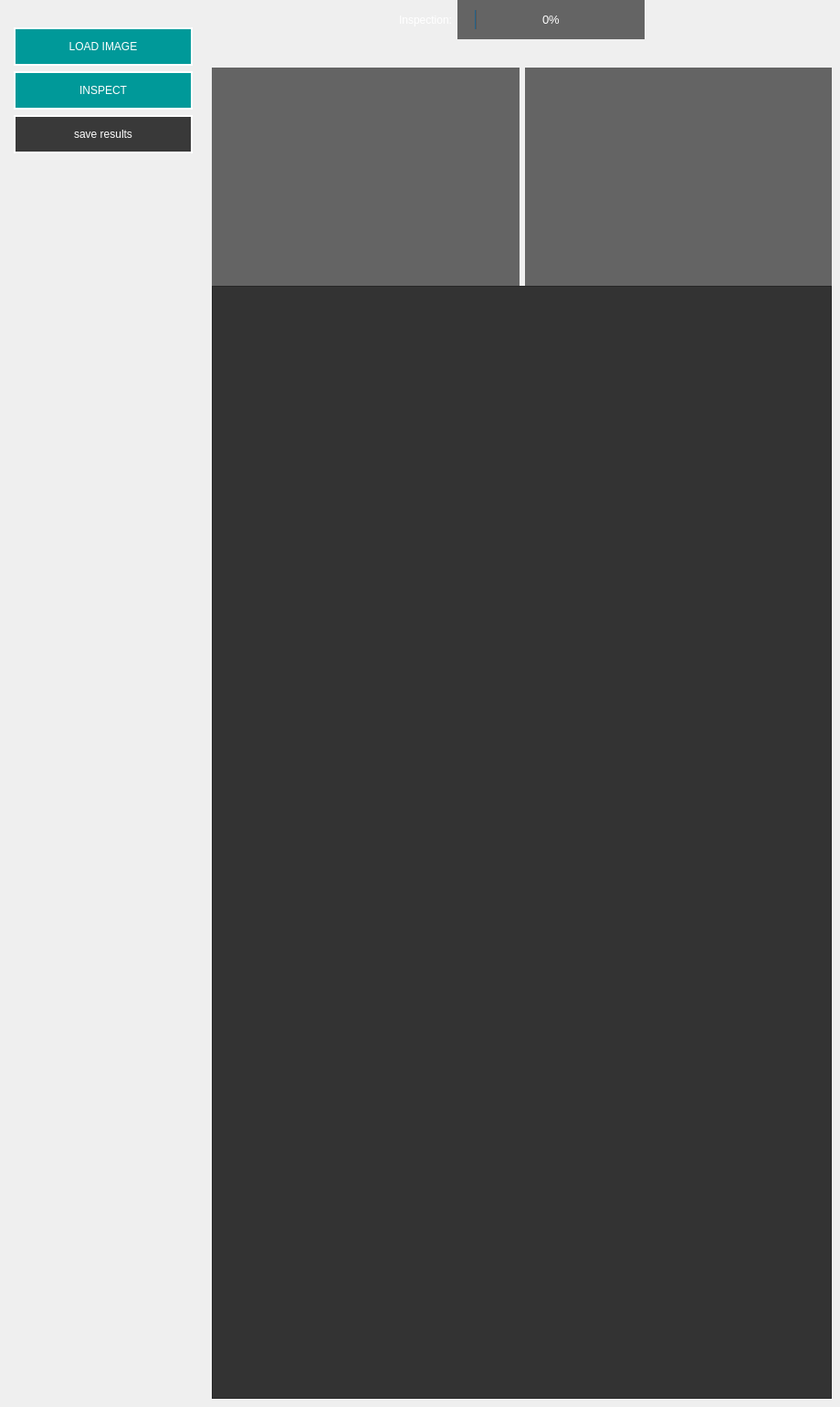
       <widget class="QWidget" name="tab_inspection">
        <attribute name="title">
         <string>Inspection</string>
        </attribute>
        <widget class="QWidget" name="horizontalLayoutWidget_4">
         <property name="geometry">
          <rect>
           <x>0</x>
           <y>0</y>
           <width>911</width>
           <height>1532</height>
          </rect>
         </property>
         <layout class="QHBoxLayout" name="horizontalLayout_4">
          <item>
           <layout class="QVBoxLayout" name="verticalLayout_5">
            <property name="spacing">
             <number>-1</number>
            </property>
            <property name="leftMargin">
             <number>15</number>
            </property>
            <property name="topMargin">
             <number>30</number>
            </property>
            <property name="rightMargin">
             <number>15</number>
            </property>
            <property name="bottomMargin">
             <number>15</number>
            </property>
            <item>
             <widget class="QPushButton" name="button_loadImage">
              <property name="styleSheet">
               <string notr="true">QPushButton{
	background-color: #009999;
	min-width: 160px;
	padding: 12px 16px;
	border: 2px solid #fff;
	color: #fff;
}

QPushButton:hover {
	background-color: #75bdc3;
}</string>
              </property>
              <property name="text">
               <string>LOAD IMAGE</string>
              </property>
             </widget>
            </item>
            <item>
             <widget class="QPushButton" name="button_inspect">
              <property name="styleSheet">
               <string notr="true">QPushButton{
	background-color: #009999;
	min-width: 160px;
	padding: 12px 16px;
	border: 2px solid #fff;
	color: #fff;
}

QPushButton:hover {
	background-color: #75bdc3;
}</string>
              </property>
              <property name="text">
               <string>INSPECT</string>
              </property>
             </widget>
            </item>
            <item>
             <widget class="QPushButton" name="button_saveResults">
              <property name="styleSheet">
               <string notr="true">QPushButton {
	background-color: #393939;
	min-width: 160px;
	padding: 12px 16px;
	border: 2px solid #fff;
	color: #fff;
}

QPushButton:hover {
	background-color: #777777;
}</string>
              </property>
              <property name="text">
               <string>save results</string>
              </property>
             </widget>
            </item>
            <item>
             <spacer name="verticalSpacer_8">
              <property name="orientation">
               <enum>Qt::Vertical</enum>
              </property>
              <property name="sizeHint" stdset="0">
               <size>
                <width>20</width>
                <height>40</height>
               </size>
              </property>
             </spacer>
            </item>
           </layout>
          </item>
          <item>
           <layout class="QVBoxLayout" name="verticalLayout_9">
            <item>
             <layout class="QHBoxLayout" name="horizontalLayout_9">
              <item>
               <spacer name="horizontalSpacer_6">
                <property name="orientation">
                 <enum>Qt::Horizontal</enum>
                </property>
                <property name="sizeHint" stdset="0">
                 <size>
                  <width>40</width>
                  <height>20</height>
                 </size>
                </property>
               </spacer>
              </item>
              <item>
               <widget class="QLabel" name="label_5">
                <property name="styleSheet">
                 <string notr="true">color: #fff;
font: 12pt &quot;Helvetica&quot;;</string>
                </property>
                <property name="text">
                 <string>Inspection:</string>
                </property>
               </widget>
              </item>
              <item>
               <widget class="QProgressBar" name="progressBar_inspection">
                <property name="styleSheet">
                 <string notr="true">QProgressBar {
    background-color: #333333;
    color: #fff;
	text-align: center;
	padding: 10px 20px 10px 20px;

    background-color: #646464;
    
    font-size: 14pt;
	max-width: 250px;
    gridline-color: #fffff8;
    font-size: 10pt;
	border: 0px solid #fffff8;
    background-color: #646464;
    }


</string>
                </property>
                <property name="value">
                 <number>0</number>
                </property>
               </widget>
              </item>
              <item>
               <spacer name="horizontalSpacer_5">
                <property name="orientation">
                 <enum>Qt::Horizontal</enum>
                </property>
                <property name="sizeHint" stdset="0">
                 <size>
                  <width>40</width>
                  <height>20</height>
                 </size>
                </property>
               </spacer>
              </item>
             </layout>
            </item>
            <item>
             <layout class="QHBoxLayout" name="horizontalLayout_10">
              <item>
               <widget class="QLabel" name="label_inspection">
                <property name="minimumSize">
                 <size>
                  <width>200</width>
                  <height>200</height>
                 </size>
                </property>
                <property name="maximumSize">
                 <size>
                  <width>600</width>
                  <height>208</height>
                 </size>
                </property>
                <property name="styleSheet">
                 <string notr="true">QLabel {
    background-color: #333333;
    color: #fff;
    background-color: #646464;
    padding: 4px;
    border: 0px solid #fffff8;
    font-size: 14pt;

	width: 130px;
	min-height: 250px;
    gridline-color: #fffff8;
    font-size: 12pt;
	text-align: center;

    background-color: #646464;
    border: 0px solid #fffff8;
}</string>
                </property>
                <property name="text">
                 <string/>
                </property>
               </widget>
              </item>
              <item>
               <widget class="QLabel" name="label_inspection_fingerprint">
                <property name="minimumSize">
                 <size>
                  <width>200</width>
                  <height>200</height>
                 </size>
                </property>
                <property name="maximumSize">
                 <size>
                  <width>600</width>
                  <height>208</height>
                 </size>
                </property>
                <property name="styleSheet">
                 <string notr="true">QLabel {
    background-color: #333333;
    color: #fff;
    background-color: #646464;
    padding: 4px;
    border: 0px solid #fffff8;
    font-size: 14pt;

	width: 130px;
	min-height: 250px;
    gridline-color: #fffff8;
    font-size: 12pt;
	text-align: center;

    background-color: #646464;
    border: 0px solid #fffff8;
}</string>
                </property>
                <property name="text">
                 <string/>
                </property>
               </widget>
              </item>
             </layout>
            </item>
            <item>
             <widget class="QTableWidget" name="tableWidget_inspection">
              <property name="minimumSize">
               <size>
                <width>200</width>
                <height>200</height>
               </size>
              </property>
              <property name="maximumSize">
               <size>
                <width>2000</width>
                <height>3000</height>
               </size>
              </property>
              <property name="styleSheet">
               <string notr="true">QWidget {
    background-color: #333333;
    color: #fff;
}

QHeaderView::section {
    background-color: #646464;
    padding: 4px;
    border: 1px solid #fffff8;
    font-size: 14pt;
}

QTableWidget::item {
	width: 130px;
}

QTableWidget {
    gridline-color: #fffff8;
    font-size: 12pt;
	padding-top: 30px;
	padding-left: 30px;
}

QTableWidget QTableCornerButton::section {
    background-color: #646464;
    border: 1px solid #fffff8;
}</string>
              </property>
             </widget>
            </item>
           </layout>
          </item>
         </layout>
        </widget>
       </widget>
